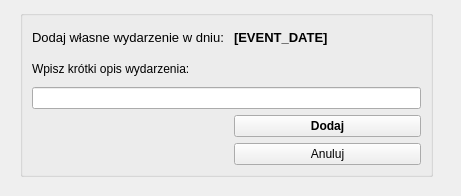
<?xml version="1.0" encoding="UTF-8"?>
<ui version="4.0">
 <class>Form</class>
 <widget class="QWidget" name="Form">
  <property name="geometry">
   <rect>
    <x>0</x>
    <y>0</y>
    <width>461</width>
    <height>196</height>
   </rect>
  </property>
  <property name="windowTitle">
   <string>Dodaj wydarzenie</string>
  </property>
  <widget class="QGroupBox" name="groupBox">
   <property name="geometry">
    <rect>
     <x>20</x>
     <y>10</y>
     <width>413</width>
     <height>167</height>
    </rect>
   </property>
   <property name="title">
    <string/>
   </property>
   <layout class="QGridLayout" name="gridLayout">
    <item row="0" column="0">
     <widget class="QLabel" name="label">
      <property name="font">
       <font>
        <pointsize>10</pointsize>
       </font>
      </property>
      <property name="text">
       <string>Dodaj własne wydarzenie w dniu: </string>
      </property>
     </widget>
    </item>
    <item row="0" column="1">
     <widget class="QLabel" name="EVENT_DATE">
      <property name="font">
       <font>
        <pointsize>10</pointsize>
        <weight>75</weight>
        <bold>true</bold>
       </font>
      </property>
      <property name="text">
       <string>[EVENT_DATE]</string>
      </property>
     </widget>
    </item>
    <item row="1" column="0">
     <widget class="QLabel" name="label_2">
      <property name="text">
       <string>Wpisz krótki opis wydarzenia:</string>
      </property>
     </widget>
    </item>
    <item row="2" column="0" colspan="2">
     <widget class="QLineEdit" name="lineEditEventDisc"/>
    </item>
    <item row="3" column="1">
     <widget class="QPushButton" name="pushButtonAddEvent">
      <property name="font">
       <font>
        <weight>75</weight>
        <bold>true</bold>
       </font>
      </property>
      <property name="text">
       <string>Dodaj</string>
      </property>
     </widget>
    </item>
    <item row="4" column="1">
     <widget class="QPushButton" name="pushButtonCancel">
      <property name="text">
       <string>Anuluj</string>
      </property>
     </widget>
    </item>
   </layout>
  </widget>
 </widget>
 <resources/>
 <connections/>
</ui>
